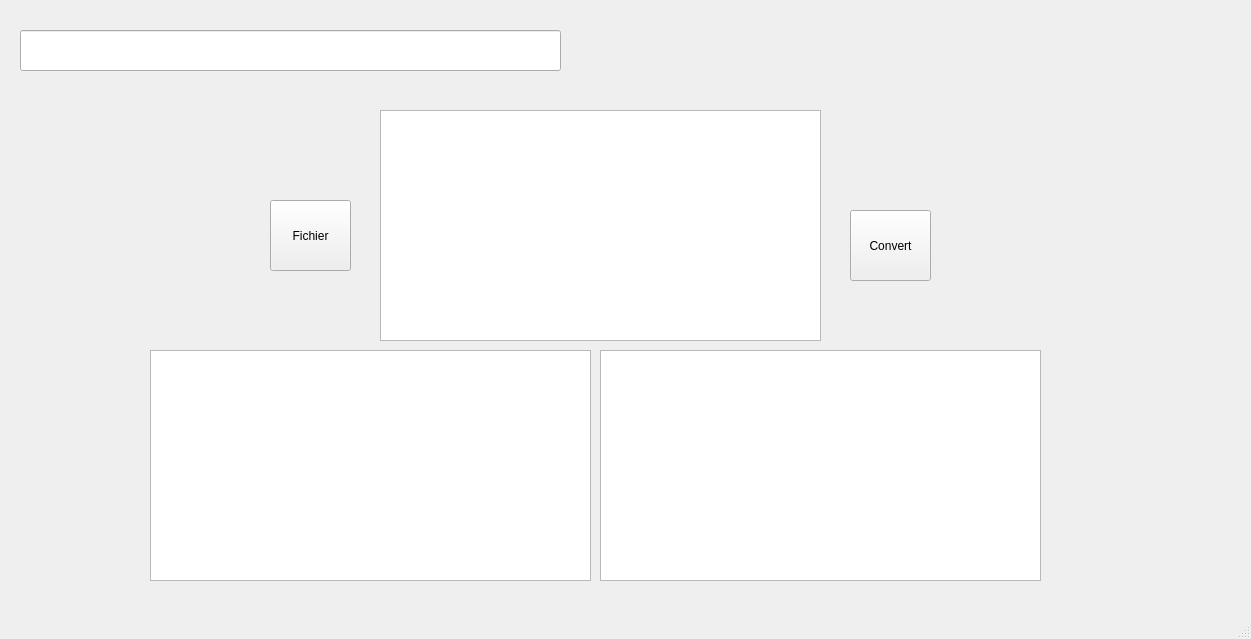
<?xml version="1.0" encoding="UTF-8"?>
<ui version="4.0">
 <class>Imprimante</class>
 <widget class="QMainWindow" name="Imprimante">
  <property name="geometry">
   <rect>
    <x>0</x>
    <y>0</y>
    <width>1251</width>
    <height>639</height>
   </rect>
  </property>
  <property name="windowTitle">
   <string>Imprimante</string>
  </property>
  <widget class="QWidget" name="centralwidget">
   <widget class="QLineEdit" name="acces">
    <property name="geometry">
     <rect>
      <x>20</x>
      <y>30</y>
      <width>541</width>
      <height>41</height>
     </rect>
    </property>
    <property name="readOnly">
     <bool>true</bool>
    </property>
   </widget>
   <widget class="QTextEdit" name="txttout">
    <property name="geometry">
     <rect>
      <x>380</x>
      <y>110</y>
      <width>441</width>
      <height>231</height>
     </rect>
    </property>
    <property name="readOnly">
     <bool>false</bool>
    </property>
   </widget>
   <widget class="QTextEdit" name="txtbraille">
    <property name="geometry">
     <rect>
      <x>150</x>
      <y>350</y>
      <width>441</width>
      <height>231</height>
     </rect>
    </property>
    <property name="readOnly">
     <bool>true</bool>
    </property>
   </widget>
   <widget class="QPushButton" name="file">
    <property name="geometry">
     <rect>
      <x>270</x>
      <y>200</y>
      <width>81</width>
      <height>71</height>
     </rect>
    </property>
    <property name="text">
     <string>Fichier</string>
    </property>
   </widget>
   <widget class="QPushButton" name="convert">
    <property name="geometry">
     <rect>
      <x>850</x>
      <y>210</y>
      <width>81</width>
      <height>71</height>
     </rect>
    </property>
    <property name="text">
     <string>Convert</string>
    </property>
   </widget>
   <widget class="QTextEdit" name="txtcaracbraille">
    <property name="geometry">
     <rect>
      <x>600</x>
      <y>350</y>
      <width>441</width>
      <height>231</height>
     </rect>
    </property>
    <property name="readOnly">
     <bool>true</bool>
    </property>
   </widget>
  </widget>
  <widget class="QMenuBar" name="menubar">
   <property name="geometry">
    <rect>
     <x>0</x>
     <y>0</y>
     <width>1251</width>
     <height>22</height>
    </rect>
   </property>
  </widget>
  <widget class="QStatusBar" name="statusbar"/>
 </widget>
 <resources/>
 <connections/>
</ui>
